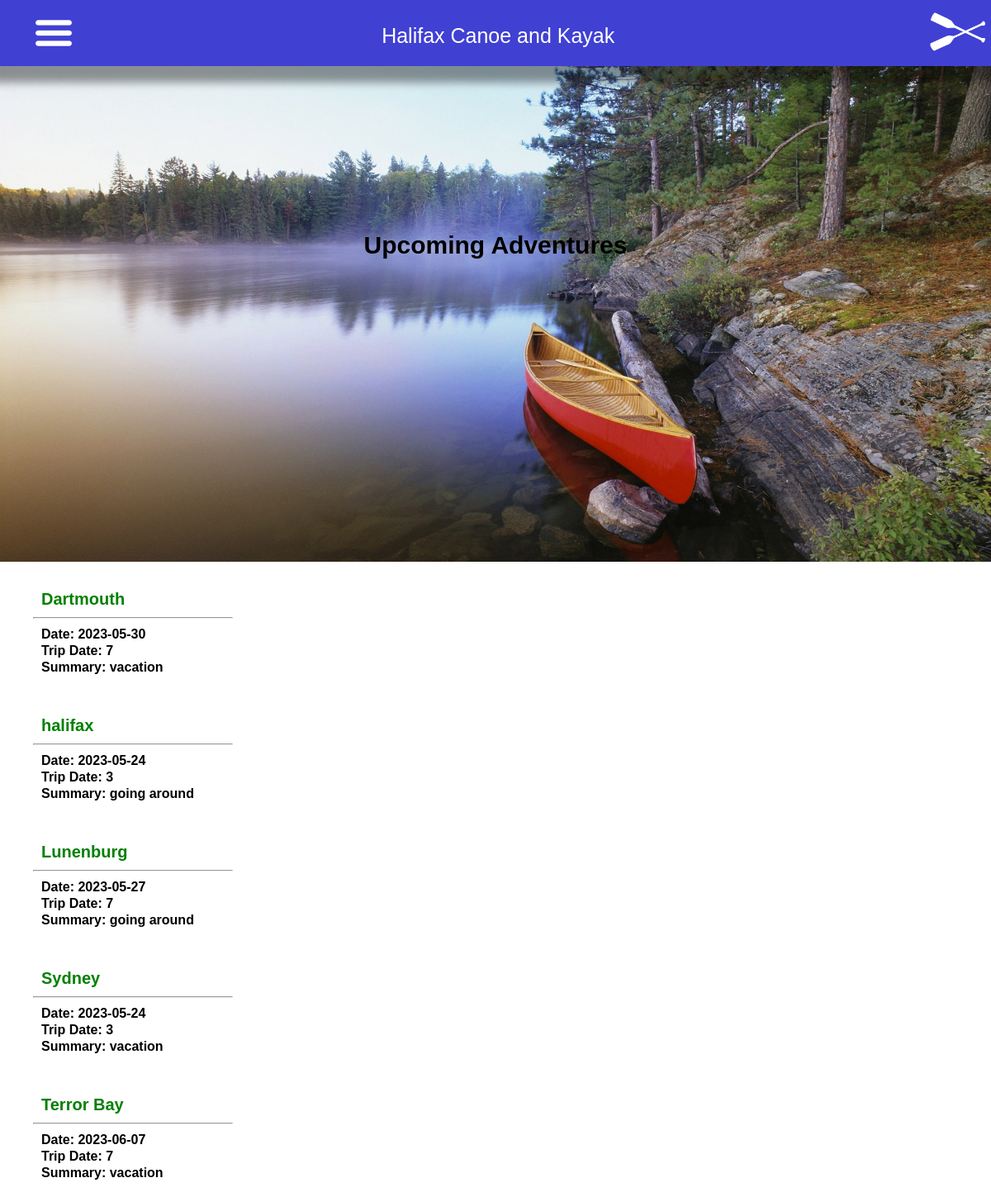
Screenshot of /all-adventures.php with the database file from the repository.
### tables this page shows
CREATE TABLE `adventureevent` (
  `id` int(11) NOT NULL,
  `heading` varchar(50) NOT NULL,
  `tripDate` date NOT NULL,
  `duration` varchar(100) NOT NULL,
  `Summary` varchar(250) NOT NULL
);

### all-adventures.php (the view, shortened to what this page needs)
<?php include ('headerfooter.php'); ?>
<!DOCTYPE html>
<html lang="en">
<head>
    <link rel="stylesheet" type="text/css" href="style.css">
</head>
<body class="body">
<h2  >Upcoming Adventures</h2>
<?php
    $sql= "SELECT * FROM adventureevent  ";
    $result= mysqli_query($conn, $sql);
    if (mysqli_num_rows($result) > 0){
        while($row = mysqli_fetch_assoc($result)){
            $location= $row["heading"];
            $time= $row["tripDate"];
            $period= $row["duration"];
            $explain= $row["Summary"];
            echo "<h3>  $location </h3>"."<hr>";
            echo "<h4> Date: $time </h4>";
            echo "<h4> Trip Date: $period </h4>";
            echo "<h4> Summary: $explain </h4>";
        }
    } else {
        echo "0 results";
    }
?>
</body>

### headerfooter.php (shortened to what this page needs)
<!DOCTYPE html>
<html lang="en">
<head>
    <link rel="stylesheet" type="text/css" href="style.css">
</head>
<body>
<header id="mainheader">
    <nav>
        <ul>
            <li><img id ="hamburger" src="images/hamburger.png" alt="navigation" height="50px"></li>
            <?php echo "<li >Halifax Canoe and Kayak</li>";?>
            <li><img src="images/paddle-white.png" alt="logo" height="80px"></li>
        </ul>
    </nav>
</header>
</body>
</html>

### style.css (style rules this page uses)
.body { height: 100%; width:100%; overflow-x: hidden; margin: 0 auto 20px auto; background-color: hsl(0, 0%, 100%); background-image: url('images/canoe.jpg'); background-size: 1200px 600px; background-repeat: no-repeat; background-position-x: center; background-position-y: 80px; font-family: Arial, Helvetica, sans-serif; }
#mainheader { background-color: #4040d3; font-size: 25px; }
nav { height: 80px; width: 100%; margin: 0; box-shadow: 0px 10px 10px 10px rgba(0,0,0,.4); }
nav> ul { margin: 0px; list-style-type: none; display: flex; flex-direction: row; align-content:space-between; justify-content:space-between;; align-items:center; flex-wrap: nowrap; color: white; }
nav> ul> li { align-self: center; }
@media screen and (max-width: 1200px) { body { background-size: 100%; width: 100%; height: 100%; overflow-x: hidden; } }

### all-adventures.php (style rules this page uses)
h2 { display: flex; justify-content: center; margin:200px 150px 400px 150px; font-size: 30px }
h3 { display: flex; margin:50px 0px 10px 50px; font-size: 20px; color:green }
hr { width: 20%; margin: 10px 0 10px 40px; }
h4 { display: flex; margin:2px 0px 2px 50px; }

### rows the page displays
adventureevent: heading "Dartmouth", tripDate "2023-05-30", duration "7", Summary "vacation"
adventureevent: heading "halifax", tripDate "2023-05-24", duration "3", Summary "going around"
adventureevent: heading "Lunenburg", tripDate "2023-05-27", duration "7", Summary "going around"
adventureevent: heading "Sydney", tripDate "2023-05-24", duration "3", Summary "vacation"
adventureevent: heading "Terror Bay", tripDate "2023-06-07", duration "7", Summary "vacation"
